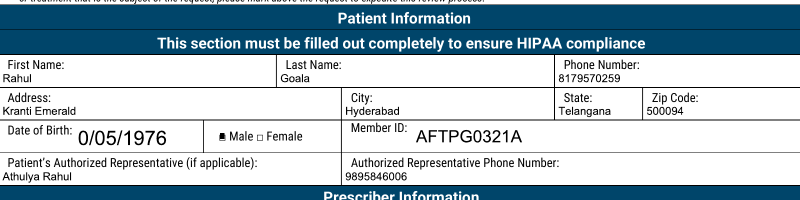
#> input picture data/samples/crop_patient_info.png, 1600 x 400 px (shown at 1/2 size)
$ python -i image_processor.py   (imports and definitions only)
#> lines starting #> are read from the running program, lines starting #| are printed output that depends on the picture; after the words box and inside, x2 and y2 are one past the last pixel; in counts of white or black regions, pixels touching at a corner belong together
#> further down, picture is the input picture: shape (400, 1600, 3); mean B, G, R 195.9, 185.1, 164.9
"""
Image Preprocessing and Normalization Module.
Handles rotational deskewing, DPI normalization, contrast enhancement,
and fax noise/speckle removal.
"""

import logging
from typing import Tuple
import cv2
import numpy as np

logger = logging.getLogger(__name__)


class ImageProcessor:
    """
    Normalizes scanned clinical documents for optimal OCR, HTR, OMR, and barcode decoding.
    """

    def __init__(self, standard_page_width: int = 2480):
        # 2480 pixels ~ 300 DPI for US Letter / A4 width
        self.standard_page_width = standard_page_width

    def process(self, image: np.ndarray) -> Tuple[np.ndarray, float]:
        """
        Runs the full normalization pipeline:
          1. Contrast & illumination normalization
          2. Rotational deskewing
          3. Resolution standardization
        Returns: (normalized_image, detected_skew_angle)
        """
        if image is None or image.size == 0:
            raise ValueError("Input image is empty or invalid.")

        # 1. Deskew
        deskewed, angle = self.deskew(image)

        # 2. DPI / dimension standardization
        normalized = self.standardize_resolution(deskewed)

        return normalized, angle

    def deskew(self, image: np.ndarray, max_angle: float = 20.0) -> Tuple[np.ndarray, float]:
        """
        Detects document skew angle using minAreaRect on text contours and rotates.
        """
#> called with max_angle = 20
        gray = cv2.cvtColor(image, cv2.COLOR_BGR2GRAY) if len(image.shape) == 3 else image.copy()
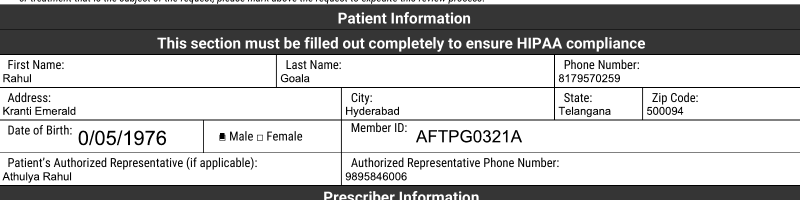
#> gray: shape (400, 1600) (shown at 1/2 size); min 0, max 255, mean 180.4

        # Invert: white text on black background
        thresh = cv2.threshold(gray, 0, 255, cv2.THRESH_BINARY_INV | cv2.THRESH_OTSU)[1]
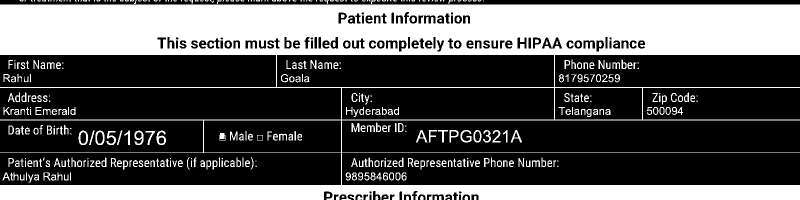
#> thresh: shape (400, 1600) (shown at 1/2 size); 35.5% white; 441 white regions (148 under 20 px), largest, box (x1, y1, x2, y2) and area: (0, 9, 1600, 400) 204284, (313, 261, 332, 290) 270, (269, 261, 287, 290) 258

        # Dilate text horizontally to form solid text lines
        kernel = cv2.getStructuringElement(cv2.MORPH_RECT, (30, 3))
        dilated = cv2.dilate(thresh, kernel, iterations=2)
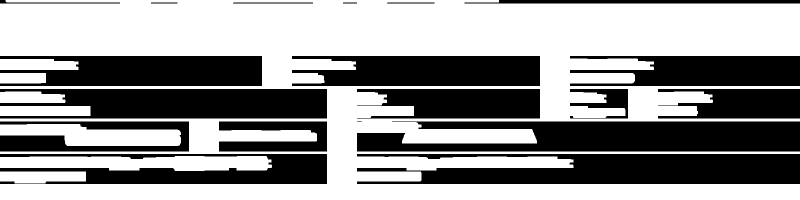
#> dilated: shape (400, 1600) (shown at 1/2 size); 57.7% white; 19 black regions (1 under 20 px), largest, box (x1, y1, x2, y2) and area: (714, 243, 1600, 303) 42958, (714, 308, 1600, 368) 40816, (0, 178, 654, 237) 32246

        # Find text block coordinates
        coords = np.column_stack(np.where(dilated > 0))
#> coords = 369003 pairs, first value 0 to 399, second value 0 to 1599
        if len(coords) < 100:
            return image, 0.0

        angle = cv2.minAreaRect(coords)[-1]
#> angle = -90

        # Adjust OpenCV angle convention
        if angle < -45:
            angle = -(90 + angle)
#> angle = 0
        elif angle > 45:
            angle = 90 - angle

        # Guard against extreme erroneous rotations
        if abs(angle) > max_angle or abs(angle) < 0.2:
            return image, 0.0

        # Rotate image around center
        (h, w) = image.shape[:2]
        center = (w // 2, h // 2)
        M = cv2.getRotationMatrix2D(center, angle, 1.0)
        rotated = cv2.warpAffine(
            image, M, (w, h), flags=cv2.INTER_CUBIC, borderMode=cv2.BORDER_REPLICATE
        )

        return rotated, angle

    def standardize_resolution(self, image: np.ndarray) -> np.ndarray:
        """Scales low-resolution images to standard ~300 DPI, preserving native high-res images."""
        (h, w) = image.shape[:2]
#> h = 400; w = 1600
        # If image is already high resolution (>= 1600px wide, e.g. 200-300 DPI scans), preserve original pixels
        if w >= 1600:
            return image

        scale = self.standard_page_width / float(w)
        target_h = int(h * scale)
        return cv2.resize(image, (self.standard_page_width, target_h), interpolation=cv2.INTER_LANCZOS4)


    def enhance_contrast(self, gray: np.ndarray) -> np.ndarray:
        """Applies Contrast Limited Adaptive Histogram Equalization (CLAHE)."""
        clahe = cv2.createCLAHE(clipLimit=2.5, tileGridSize=(8, 8))
        return clahe.apply(gray)

    def remove_fax_noise(self, binary: np.ndarray) -> np.ndarray:
        """Removes isolated 1-2px salt-and-pepper noise typical in fax transmissions."""
        kernel = cv2.getStructuringElement(cv2.MORPH_RECT, (2, 2))
        opened = cv2.morphologyEx(binary, cv2.MORPH_OPEN, kernel)
        return opened

>>> import cv2
>>> picture = cv2.imread('../../data/samples/crop_patient_info.png')
>>> result = ImageProcessor().process(picture)

$ run again, on data/samples/rendered_page.png
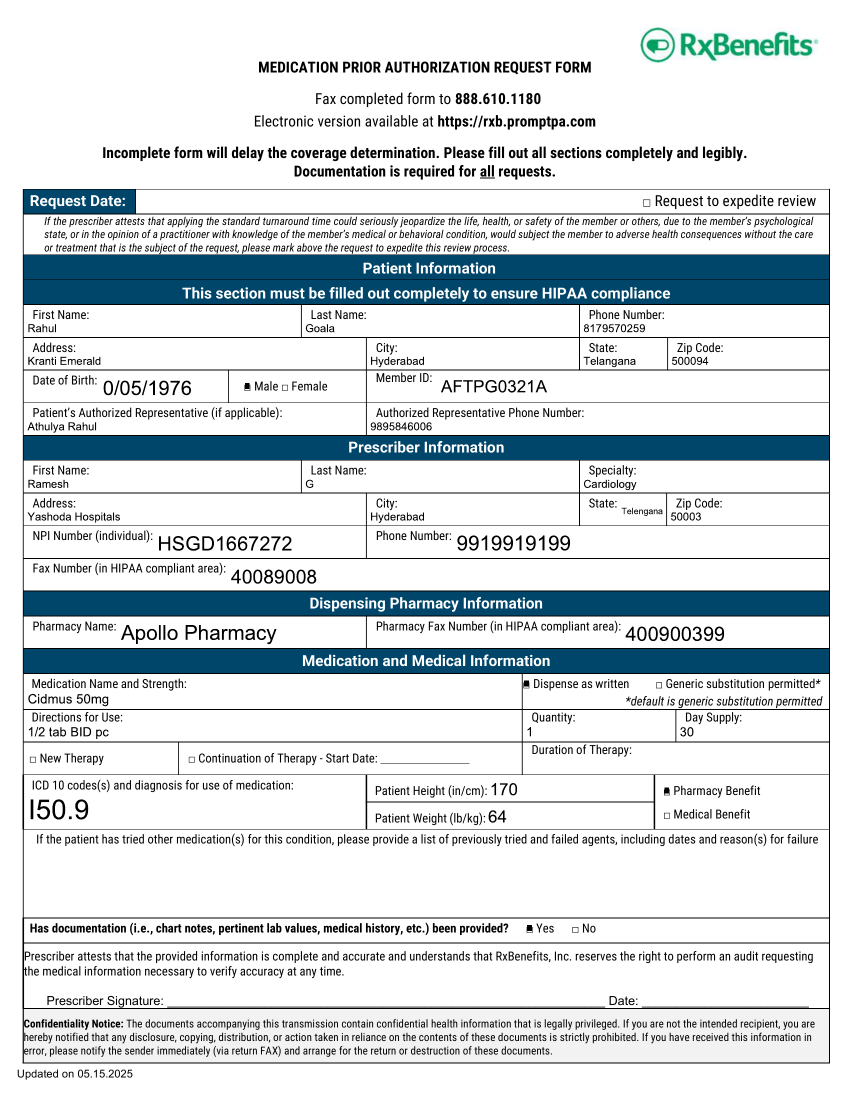
#> input picture data/samples/rendered_page.png, 1700 x 2200 px (shown at 1/2 size)
#> picture is the input picture: shape (2200, 1700, 3); mean B, G, R 222, 218.4, 211.2
#> in deskew, `thresh = cv2.threshold(gray, 0, 255, cv2.THRESH_BINARY_INV | cv2.THRES..`:
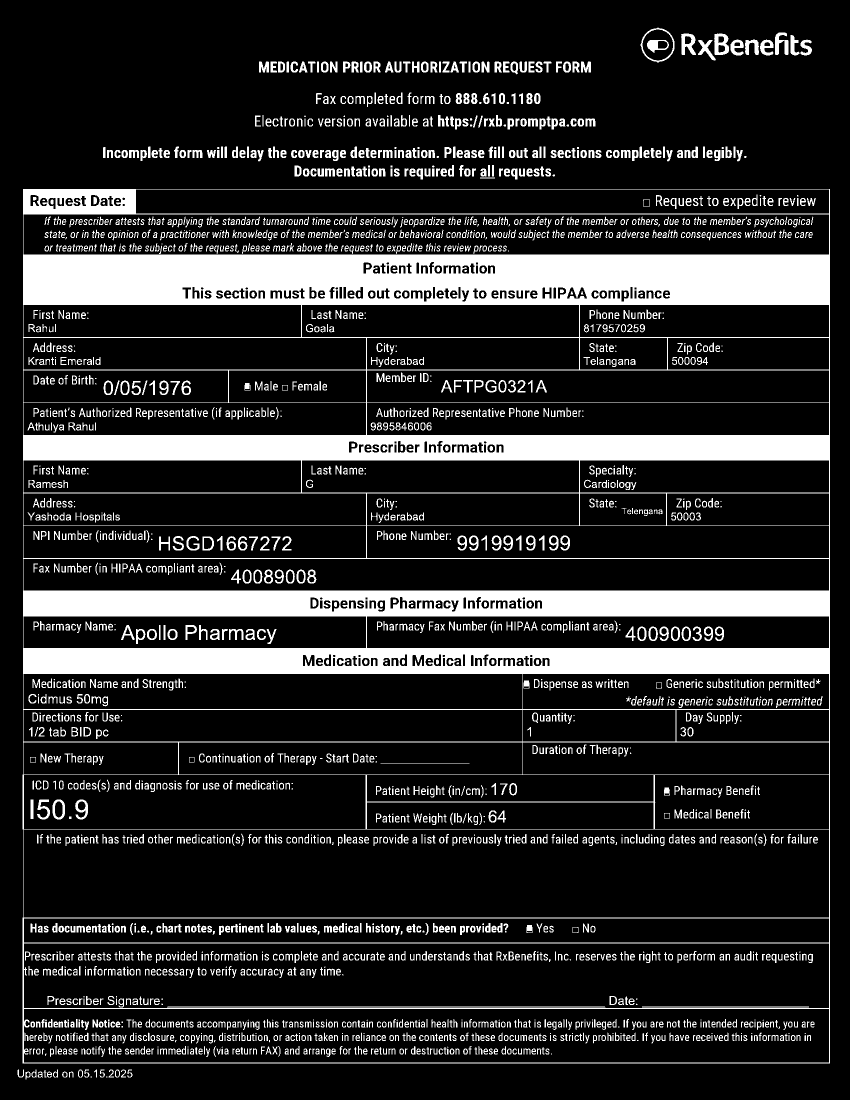
#> thresh: shape (2200, 1700) (shown at 1/2 size); 17.2% white; 2775 white regions (314 under 20 px), largest, box (x1, y1, x2, y2) and area: (45, 378, 1660, 2127) 450212, (334, 2013, 1211, 2015) 1752, (1428, 67, 1458, 110) 826
#> in deskew, `dilated = cv2.dilate(thresh, kernel, iterations=2)`:
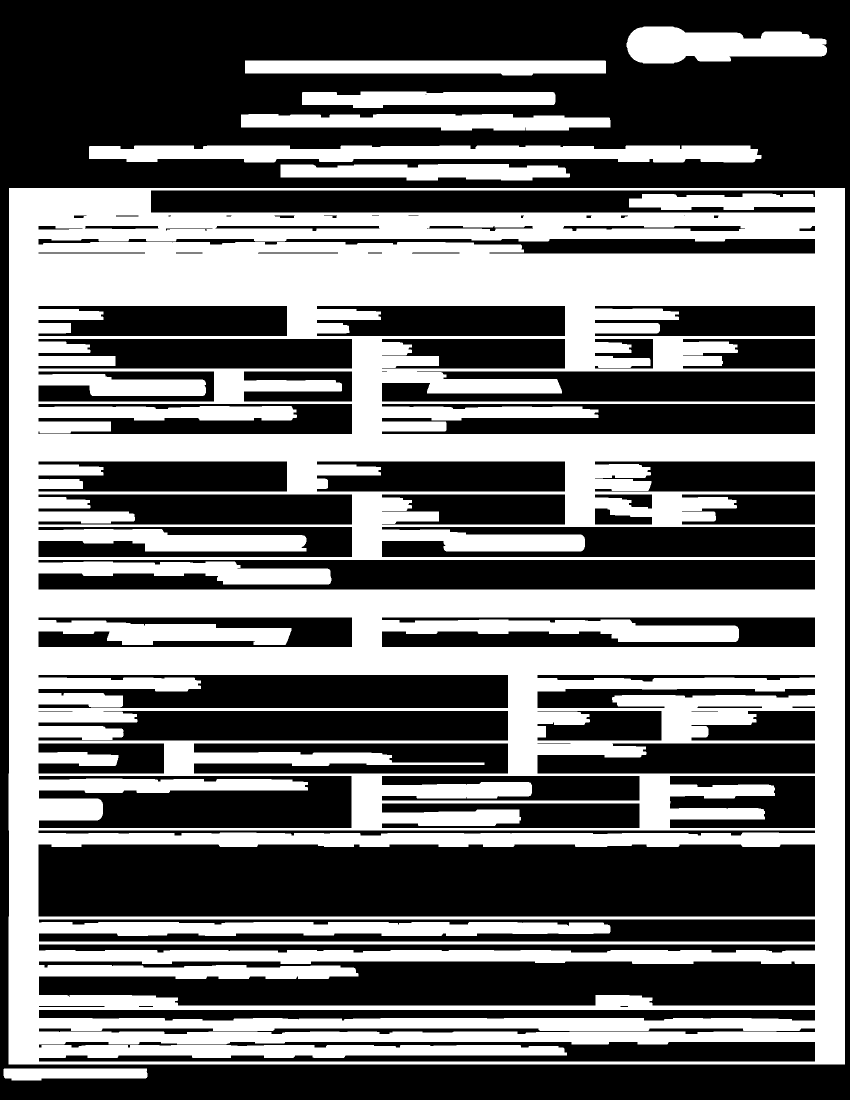
#> dilated: shape (2200, 1700) (shown at 1/2 size); 43.4% white; 8 white regions, largest, box (x1, y1, x2, y2) and area: (17, 376, 1690, 2129) 1491775, (178, 291, 1523, 325) 36906, (1253, 53, 1654, 127) 21210
#> coords = 1622968 pairs, first value 53 to 2160, second value 7 to 1689
#> in deskew, `angle = cv2.minAreaRect(coords)[-1]`: angle = -90
#> in deskew, `angle = -(90 + angle)`: angle = 0

$ run again, on data/samples/sample_prior_auth.png
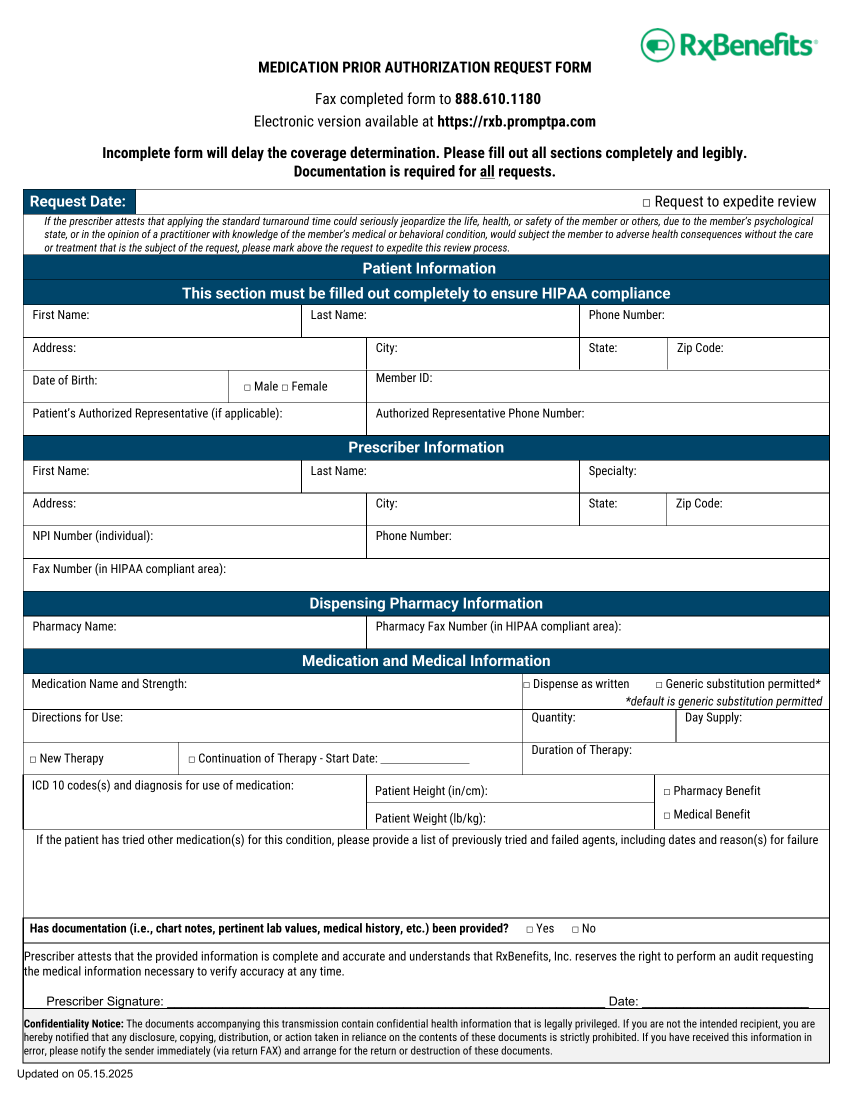
#> input picture data/samples/sample_prior_auth.png, 1700 x 2200 px (shown at 1/2 size)
#> picture is the input picture: shape (2200, 1700, 3); mean B, G, R 224.6, 221, 213.7
#> in deskew, `thresh = cv2.threshold(gray, 0, 255, cv2.THRESH_BINARY_INV | cv2.THRES..`:
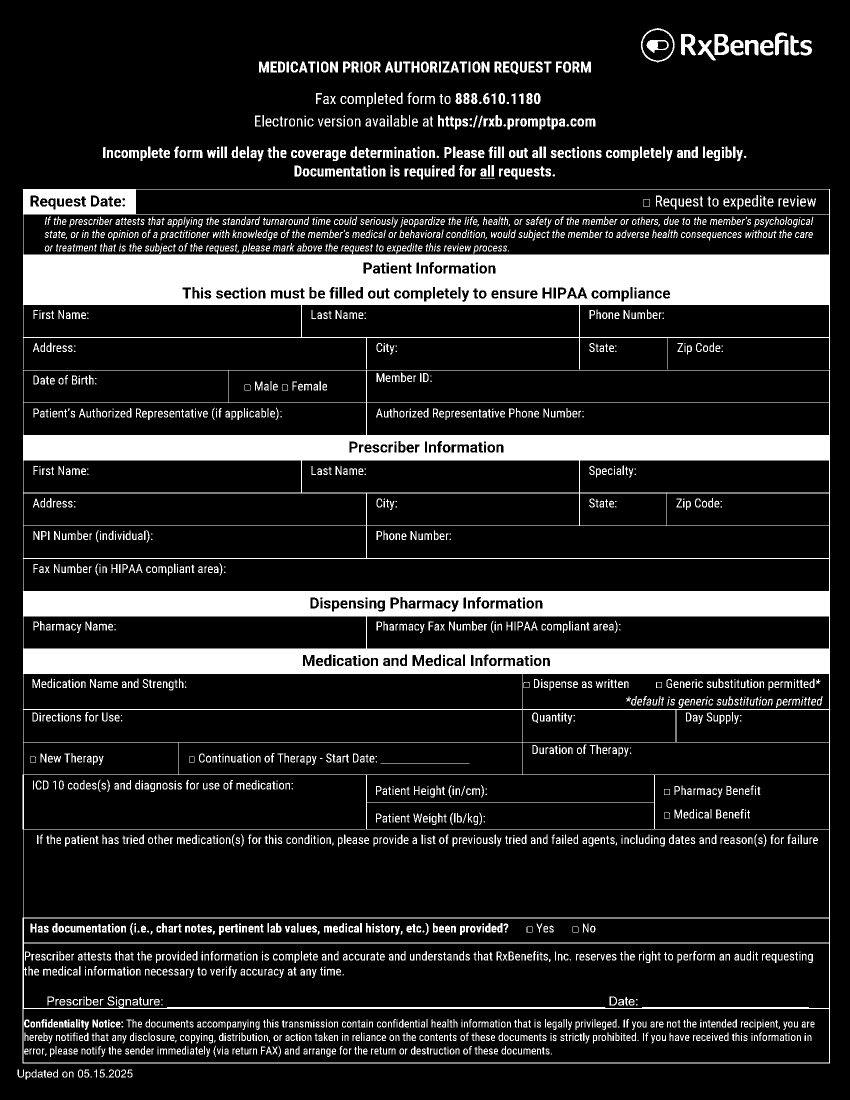
#> thresh: shape (2200, 1700) (shown at 1/2 size); 16.3% white; 2532 white regions (310 under 20 px), largest, box (x1, y1, x2, y2) and area: (45, 740, 1660, 2127) 275769, (46, 378, 1660, 739) 167712, (1429, 68, 1458, 110) 792
#> in deskew, `dilated = cv2.dilate(thresh, kernel, iterations=2)`:
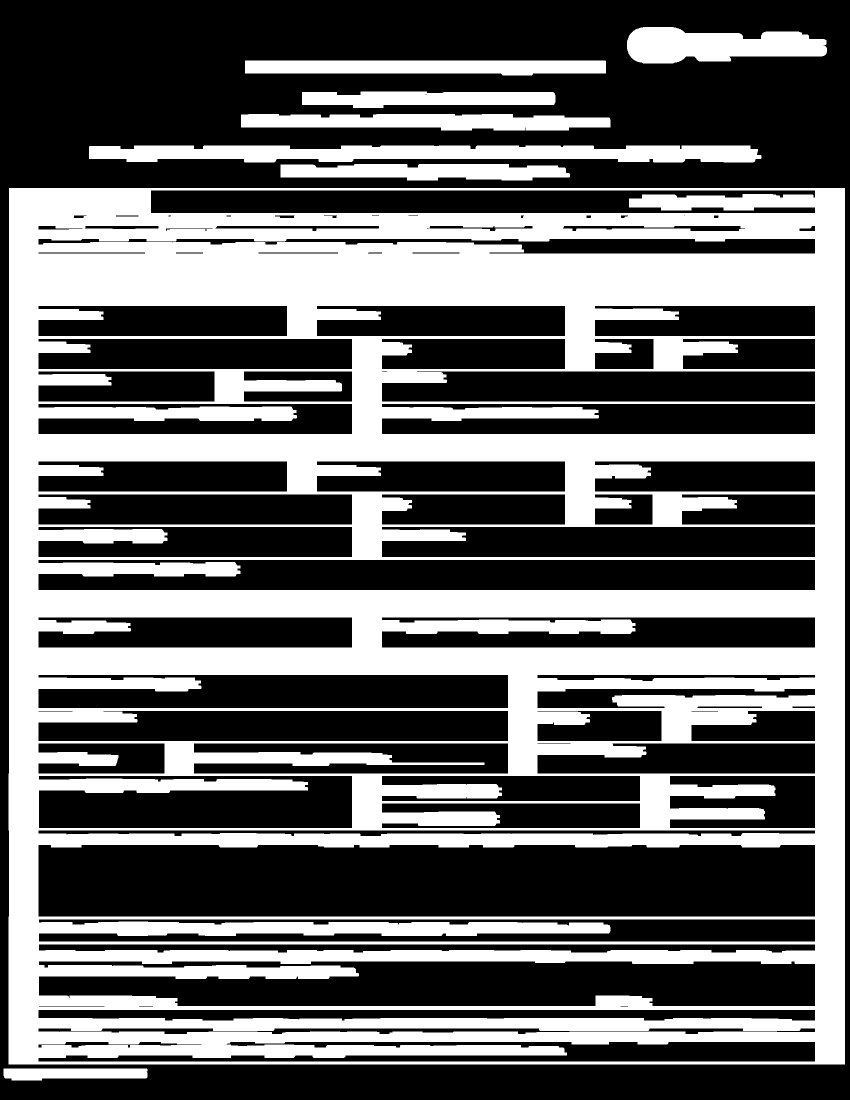
#> dilated: shape (2200, 1700) (shown at 1/2 size); 40.2% white; 8 white regions, largest, box (x1, y1, x2, y2) and area: (17, 376, 1690, 2129) 1370988, (178, 291, 1523, 325) 37073, (1254, 54, 1654, 127) 20969
#> coords = 1502272 pairs, first value 54 to 2160, second value 7 to 1689
#> in deskew, `angle = cv2.minAreaRect(coords)[-1]`: angle = -90
#> in deskew, `angle = -(90 + angle)`: angle = 0
